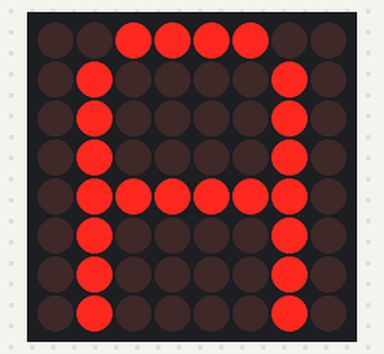
A sketch run on a simulated Arduino Uno, built with avr-gcc and run on an emulated ATmega328P. Shown: 8×8 LED matrix.

Above: at 0.1 s.
At 1.6 s:
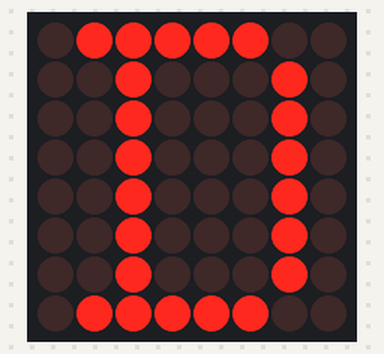
At 2.6 s:
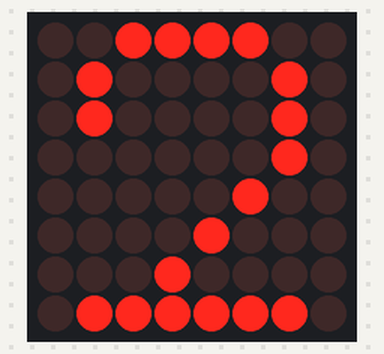
At 3.6 s:
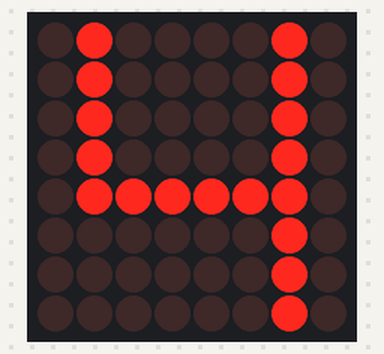
At 5.1 s:
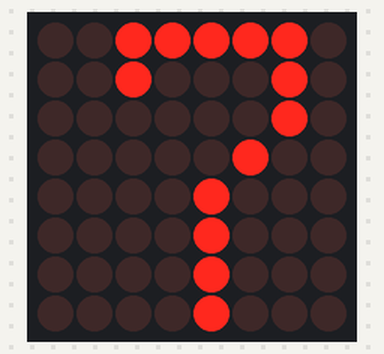
At 7.1 s:
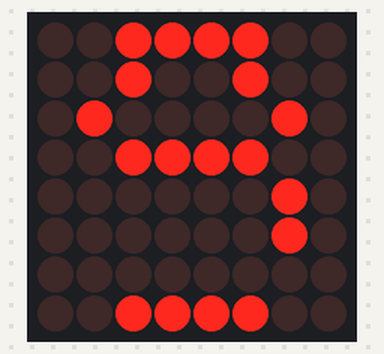

The sketch:

ledControl_basicControl.ino
```cpp
#include "LedControl.h"
LedControl lc=LedControl(12,10,11,1);


void setup() {
  lc.shutdown(0,false);
  lc.setIntensity(0,8);
  lc.clearDisplay(0);
}
void writeCharacter(){
  /* here is the data for the characters */
  byte A[8]={B00111100,B01000010,B01000010,B01000010,B01111110,B01000010,B01000010,B01000010};
  byte B[8]={B00111000,B01000100,B01000010,B01000100,B01111000,B01000100,B01000010,B01111100};
  byte C[8]={B00111100,B01000000,B01000000,B01000000,B01000000,B01000000,B01000000,B00111100};
  byte D[8]={B01111100,B00100010,B00100010,B00100010,B00100010,B00100010,B00100010,B01111100};
  byte one1[8]={B00001000,B00011000,B00101000,B00001000,B00001000,B00001000,B00001000,B01111110};
  byte two2[8]={B00111100,B01000010,B01000010,B00000010,B00000100,B00001000,B00010000,B01111110};
  byte three3[8]={B00111100,B00100010,B00000010,B00000100,B00000010,B00100010,B00100010,B00011100};
  byte four4[8]={B01000010,B01000010,B01000010,B01000010,B01111110,B00000010,B00000010,B0000010};
  byte five5[8]={B00111100,B01000000,B01000000,B01111000,B00000100,B00000100,B01000100,B00111000};
  byte six6[8]={B00111100,B01000000,B01000000,B01000000,B01111000,B01000100,B01000100,B00111000};
  byte seven7[8]={B00111110,B00100010,B00000010,B00000100,B00001000,B00001000,B00001000,B00001000};
  byte eight8[8]={B00111100,B01000010,B01000010,B01000010,B00111100,B01000010,B01000010,B00111100};
  byte nine9[8]={B00111100,B01000010,B01000010,B01000010,B00111100,B00000010,B00000010,B00111100};
  byte zero0[8]={B00111100,B01000010,B01000010,B01000010,B01000010,B01000010,B01000010,B00111100};
  byte asterisk[6]={B01000010,B00100100,B01000010,B00111100,B00000010,B00000010};
  byte hashtag[8]={B00111100,B01000010,B01000010,B01000010,B01000010,B01000010,B01000010,B00111100};
    //case 'A':
      lc.setRow(0,0,A[0]);
      lc.setRow(0,1,A[1]);
      lc.setRow(0,2,A[2]);
      lc.setRow(0,3,A[3]);
      lc.setRow(0,4,A[4]);
      lc.setRow(0,5,A[5]);
      lc.setRow(0,6,A[6]);
      lc.setRow(0,7,A[7]);
      delay(500);
    //break;
      //case 'B':
      lc.setRow(0,0,B[0]);
      lc.setRow(0,1,B[1]);
      lc.setRow(0,2,B[2]);
      lc.setRow(0,3,B[3]);
      lc.setRow(0,4,B[4]);
      lc.setRow(0,5,B[5]);
      lc.setRow(0,6,B[6]);
      lc.setRow(0,7,B[7]);
      delay(500);
    //break;
      //case 'C':
      lc.setRow(0,0,C[0]);
      lc.setRow(0,1,C[1]);
      lc.setRow(0,2,C[2]);
      lc.setRow(0,3,C[3]);
      lc.setRow(0,4,C[4]);
      lc.setRow(0,5,C[5]);
      lc.setRow(0,6,C[6]);
      lc.setRow(0,7,C[7]);
      delay(500);
    //break;
      //case 'D':
      lc.setRow(0,0,D[0]);
      lc.setRow(0,1,D[1]);
      lc.setRow(0,2,D[2]);
      lc.setRow(0,3,D[3]);
      lc.setRow(0,4,D[4]);
      lc.setRow(0,5,D[5]);
      lc.setRow(0,6,D[6]);
      lc.setRow(0,7,D[7]);
      delay(500);
    //break;
    //case 'one1':
      lc.setRow(0,0,one1[0]);
      lc.setRow(0,1,one1[1]);
      lc.setRow(0,2,one1[2]);
      lc.setRow(0,3,one1[3]);
      lc.setRow(0,4,one1[4]);
      lc.setRow(0,5,one1[5]);
      lc.setRow(0,6,one1[6]);
      lc.setRow(0,7,one1[7]);
      delay(500);
    //break;
      //case 'two2':
      lc.setRow(0,0,two2[0]);
      lc.setRow(0,1,two2[1]);
      lc.setRow(0,2,two2[2]);
      lc.setRow(0,3,two2[3]);
      lc.setRow(0,4,two2[4]);
      lc.setRow(0,5,two2[5]);
      lc.setRow(0,6,two2[6]);
      lc.setRow(0,7,two2[7]);
      delay(500);
    //break;
      //case 'three3':
      lc.setRow(0,0,three3[0]);
      lc.setRow(0,1,three3[1]);
      lc.setRow(0,2,three3[2]);
      lc.setRow(0,3,three3[3]);
      lc.setRow(0,4,three3[4]);
      lc.setRow(0,5,three3[5]);
      lc.setRow(0,6,three3[6]);
      lc.setRow(0,7,three3[7]);
      delay(500);
    //break;
      //case 'four4':
      lc.setRow(0,0,four4[0]);
      lc.setRow(0,1,four4[1]);
      lc.setRow(0,2,four4[2]);
      lc.setRow(0,3,four4[3]);
      lc.setRow(0,4,four4[4]);
      lc.setRow(0,5,four4[5]);
      lc.setRow(0,6,four4[6]);
      lc.setRow(0,7,four4[7]);
      delay(500);
    //break;
      //case 'five5':
      lc.setRow(0,0,five5[0]);
      lc.setRow(0,1,five5[1]);
      lc.setRow(0,2,five5[2]);
      lc.setRow(0,3,five5[3]);
      lc.setRow(0,4,five5[4]);
      lc.setRow(0,5,five5[5]);
      lc.setRow(0,6,five5[6]);
      lc.setRow(0,7,five5[7]);
      delay(500);
    //break;
      //case 'six6':
      lc.setRow(0,0,six6[0]);
      lc.setRow(0,1,six6[1]);
      lc.setRow(0,2,six6[2]);
      lc.setRow(0,3,six6[3]);
      lc.setRow(0,4,six6[4]);
      lc.setRow(0,5,six6[5]);
      lc.setRow(0,6,six6[6]);
      lc.setRow(0,7,six6[7]);
      delay(500);
    //break;
    //case 'seven7':
      lc.setRow(0,0,seven7[0]);
      lc.setRow(0,1,seven7[1]);
      lc.setRow(0,2,seven7[2]);
      lc.setRow(0,3,seven7[3]);
      lc.setRow(0,4,seven7[4]);
      lc.setRow(0,5,seven7[5]);
      lc.setRow(0,6,seven7[6]);
      lc.setRow(0,7,seven7[7]);
      delay(500);
    //break;
      //case 'eight8':
      lc.setRow(0,0,eight8[0]);
      lc.setRow(0,1,eight8[1]);
      lc.setRow(0,2,eight8[2]);
      lc.setRow(0,3,eight8[3]);
      lc.setRow(0,4,eight8[4]);
      lc.setRow(0,5,eight8[5]);
      lc.setRow(0,6,eight8[6]);
      lc.setRow(0,7,eight8[7]);
      delay(500);
    //break;
      //case 'nine9':
      lc.setRow(0,0,nine9[0]);
      lc.setRow(0,1,nine9[1]);
      lc.setRow(0,2,nine9[2]);
      lc.setRow(0,3,nine9[3]);
      lc.setRow(0,4,nine9[4]);
      lc.setRow(0,5,nine9[5]);
      lc.setRow(0,6,nine9[6]);
      lc.setRow(0,7,nine9[7]);
      delay(500);
    //break;
      //case 'zero0':
      lc.setRow(0,0,zero0[0]);
      lc.setRow(0,1,zero0[1]);
      lc.setRow(0,2,zero0[2]);
      lc.setRow(0,3,zero0[3]);
      lc.setRow(0,4,zero0[4]);
      lc.setRow(0,5,zero0[5]);
      lc.setRow(0,6,zero0[6]);
      lc.setRow(0,7,zero0[7]);
      delay(500);
    //break;
      //case 'asterisk':
      lc.setRow(0,1,asterisk[1]);
      lc.setRow(0,2,asterisk[2]);
      lc.setRow(0,3,asterisk[3]);
      lc.setRow(0,4,asterisk[4]);
      lc.setRow(0,5,asterisk[5]);
      lc.setRow(0,6,asterisk[6]);
      delay(50000000);
    //break;
      //case 'hashtag':
      lc.setRow(0,0,zero0[0]);
      lc.setRow(0,1,zero0[1]);
      lc.setRow(0,2,zero0[2]);
      lc.setRow(0,3,zero0[3]);
      lc.setRow(0,4,zero0[4]);
      lc.setRow(0,5,zero0[5]);
      lc.setRow(0,6,zero0[6]);
      lc.setRow(0,7,zero0[7]);
      delay(500000000);
    //break;
}
void loop() {
  writeCharacter();
}
```

Measured:
- what the display in image 1 shows lasts 0.5 s, from 1.5 s to 2.0 s
